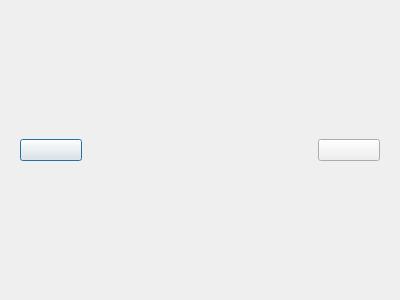
<?xml version="1.0" encoding="UTF-8"?>
<ui version="4.0">
 <class>picShow</class>
 <widget class="QDialog" name="picShow">
  <property name="geometry">
   <rect>
    <x>0</x>
    <y>0</y>
    <width>400</width>
    <height>300</height>
   </rect>
  </property>
  <property name="windowTitle">
   <string>Dialog</string>
  </property>
  <layout class="QGridLayout" name="gridLayout_2">
   <item row="0" column="0">
    <layout class="QGridLayout" name="gridLayout">
     <item row="1" column="1">
      <spacer name="horizontalSpacer">
       <property name="orientation">
        <enum>Qt::Horizontal</enum>
       </property>
       <property name="sizeHint" stdset="0">
        <size>
         <width>40</width>
         <height>20</height>
        </size>
       </property>
      </spacer>
     </item>
     <item row="1" column="3">
      <spacer name="horizontalSpacer_2">
       <property name="orientation">
        <enum>Qt::Horizontal</enum>
       </property>
       <property name="sizeHint" stdset="0">
        <size>
         <width>40</width>
         <height>20</height>
        </size>
       </property>
      </spacer>
     </item>
     <item row="1" column="2">
      <widget class="QLabel" name="picLab">
       <property name="text">
        <string/>
       </property>
      </widget>
     </item>
     <item row="1" column="0">
      <widget class="QWidget" name="widget" native="true">
       <property name="minimumSize">
        <size>
         <width>80</width>
         <height>0</height>
        </size>
       </property>
       <property name="maximumSize">
        <size>
         <width>80</width>
         <height>16777215</height>
        </size>
       </property>
       <layout class="QVBoxLayout" name="verticalLayout_2">
        <item>
         <widget class="picButton" name="preBtn">
          <property name="text">
           <string/>
          </property>
         </widget>
        </item>
       </layout>
      </widget>
     </item>
     <item row="1" column="4">
      <widget class="QWidget" name="widget_2" native="true">
       <property name="minimumSize">
        <size>
         <width>80</width>
         <height>0</height>
        </size>
       </property>
       <property name="maximumSize">
        <size>
         <width>80</width>
         <height>16777215</height>
        </size>
       </property>
       <layout class="QVBoxLayout" name="verticalLayout">
        <item>
         <widget class="picButton" name="nextBtn">
          <property name="text">
           <string/>
          </property>
         </widget>
        </item>
       </layout>
      </widget>
     </item>
     <item row="0" column="2">
      <spacer name="verticalSpacer">
       <property name="orientation">
        <enum>Qt::Vertical</enum>
       </property>
       <property name="sizeHint" stdset="0">
        <size>
         <width>20</width>
         <height>40</height>
        </size>
       </property>
      </spacer>
     </item>
     <item row="2" column="2">
      <spacer name="verticalSpacer_2">
       <property name="orientation">
        <enum>Qt::Vertical</enum>
       </property>
       <property name="sizeHint" stdset="0">
        <size>
         <width>20</width>
         <height>40</height>
        </size>
       </property>
      </spacer>
     </item>
    </layout>
   </item>
  </layout>
 </widget>
 <customwidgets>
  <customwidget>
   <class>picButton</class>
   <extends>QPushButton</extends>
   <header>picbutton.h</header>
  </customwidget>
 </customwidgets>
 <resources/>
 <connections/>
</ui>
